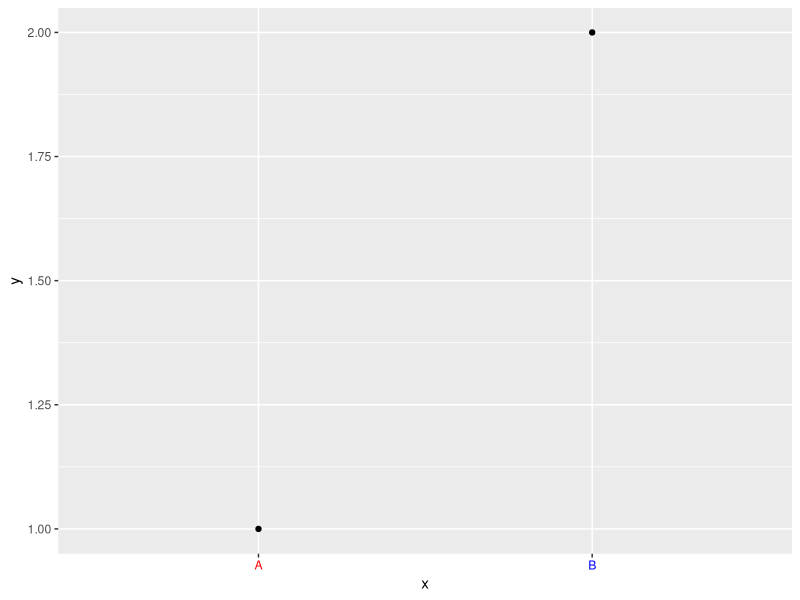
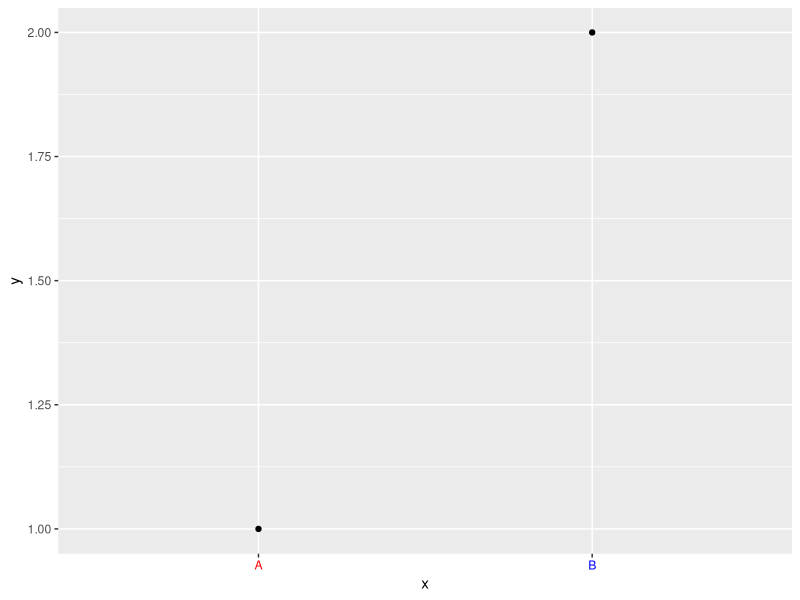

The R script that drew these images, in order:
library(ggplot2)
library(ggtext)
library(glue)

df <- data.frame(
  x = c("A", "B"),
  y = c(1, 2)
)

colors <- c("A" = "red", "B" = "blue")

p <- ggplot(df, aes(x, y)) +
  geom_point() +
  scale_x_discrete(labels = function(x) {
    glue("<span style='color:{colors[x]}'>{x}</span>")
  }) +
  theme(
    axis.text.x = element_markdown()
  )

ggsave("debug_ggtext.png", p)
print(p)
